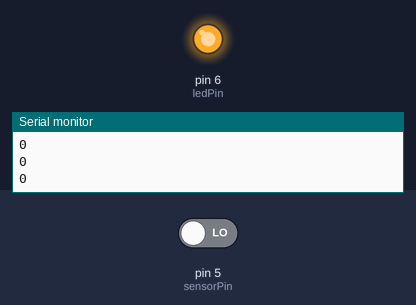
Recording of a sketch running on a simulated Arduino Uno, built with avr-gcc and run on an emulated ATmega328P. Shown: output pins drawn as LEDs (lit = HIGH), the last lines printed to the serial monitor. The test bench sets the inputs (shaded band); at power-on: pin 5 (sensorPin) LOW.

Above: at 2.8 s.
2.9 s: pin 5 (sensorPin) driven HIGH
At 3.8 s:
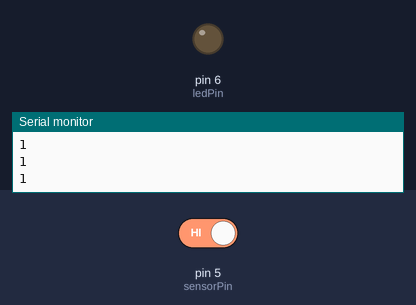
4.5 s: pin 5 (sensorPin) driven LOW
At 5.2 s:
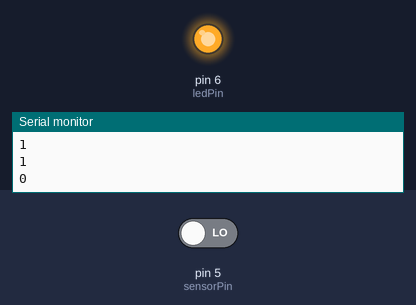
Timing chart, 0 to 7.5 s (numbered marks = the images above; inputs shaded):
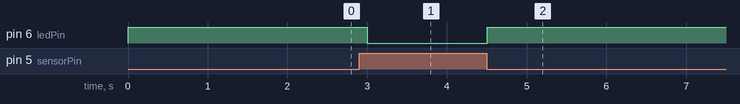

The sketch:

MicrofoonLampje.ino
```cpp
int ledPin = 6;
int sensorPin = 5;
boolean val = 0;

void setup()
{
  pinMode(ledPin, OUTPUT);
  pinMode(sensorPin, INPUT);
  Serial.begin (9600);
}

void loop()
{
  val = digitalRead(sensorPin);
  Serial.println (val);

  //signal above threshold value -> LED lights up
  if (val == HIGH)
  {
    digitalWrite(ledPin, LOW);
  }

  else
  {
    digitalWrite(ledPin, HIGH);
    delay(1000);
  }
}
```

Measured:
- after the input at 2.9 s, pin 6 (ledPin): HIGH → LOW after 0.10 s
- after the input at 4.5 s, pin 6 (ledPin): LOW → HIGH at once
